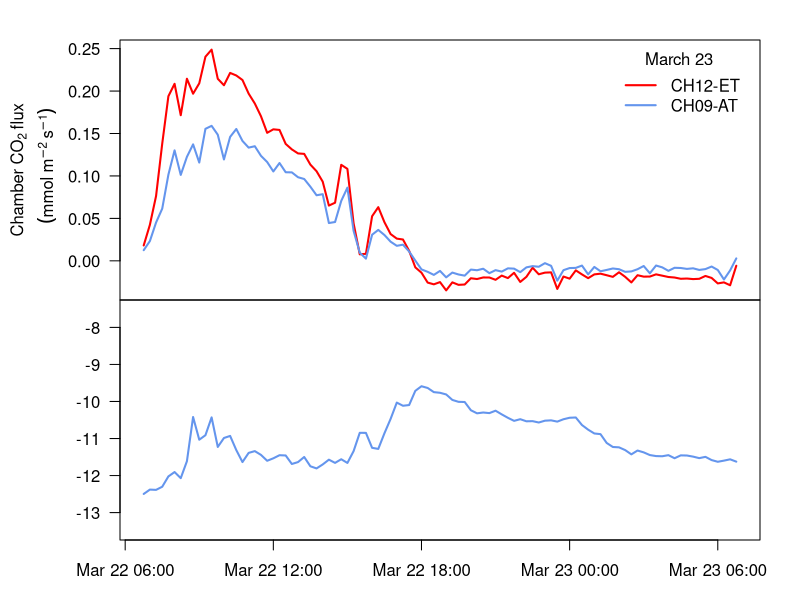

Write R code to recreate this figure. (Note: this script raises an error after producing the figure.)
##Example fluxes figure

testcham <- read.csv("gmes_calc/march_ch9_ch12.csv")
  testcham$chamber <- as.factor(testcham$chamber)
  library(lubridate)
  testcham$datetimeFM <- lubridate::ymd_hms(testcham$datetimeFM,tz='UTC')

windows()
# png(filename = "flux_example.png", width = 8, height = 6, units = "in", res= 600)
par(cex.axis=1, cex.lab=1,las=1,mgp=c(3,1,0),mfrow=c(2,1)) 

par(mar=c(0,6,2,2))
plot(FluxCO2~datetimeFM,data=testcham[testcham$chamber ==12,], type='l', col="red", 
     lwd=2, xaxt='n',ylab=expression(atop(Chamber~CO[2]~flux,~~(m*mol~m^-2~s^-1))))
points(FluxCO2~datetimeFM,data=testcham[testcham$chamber ==9,], type='l', 
       col="cornflowerblue", lwd=2)
legend("topright", c("CH12-ET", "CH09-AT"), lty=1, col=c("red", "cornflowerblue"), 
       title="March 23",bty='n', inset=.02, lwd=2)

par(mar=c(3,6,0,2))
plot(del13_samp~datetimeFM,data=testcham[testcham$chamber ==9,], type='l', col="cornflowerblue", lwd=2, 
     xlab="", ylab=expression(atop(Chamber~flux,~{delta}^13*C~~('\211'))), ylim=c(-13.5, -7.5))
points(del13_samp~datetimeFM,data=testcham[testcham$chamber ==12,], type='l', col="red", lwd=2)
points(del13_ref~datetimeFM,data=testcham[testcham$chamber ==9,], type='l', col="cornflowerblue", lwd=2, lty=3)
points(del13_ref~datetimeFM,data=testcham[testcham$chamber ==12,], type='l', col="red", lwd=2, lty=3)

legend("topright", c("CH12-ET", "CH09-AT","reference", "sample" ), lty=c(1,1,3,1), 
       col=c("red", "cornflowerblue","black", "black"), bty='n', inset=.02, lwd=2)  

dev.copy2pdf(file="gmes_calc/flux_example.pdf")
dev.off()